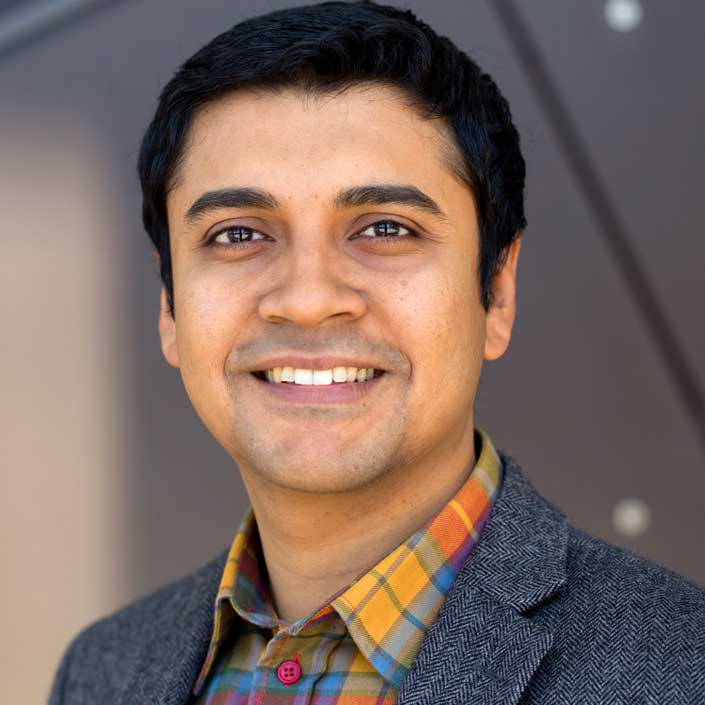
#> input picture data/mosharaf.jpg, 705 x 705 px
$ jupyter execute --allow-errors merging.ipynb
#> lines starting #> are read from the running program, lines starting #| are printed output that depends on the picture
[cell 1]
import os
if "notebooks" == os.path.abspath('.')[-9:]: os.chdir("..")

import src.merge_utils.merge_fb as fmerge
import torch
from matplotlib import pyplot as plt
import pandas as pd

import numpy as np
import  random
random.seed = 42

import torch

from pathlib import Path
# import plotly.graph_objects as go
import plotly.express as px
import matplotlib.pyplot as plt
from sklearn.metrics import confusion_matrix

import cv2

# Preliminary: show how our compression works on image data

Using image data, the original source of our merging strategy, show how we can use this technique on 2d images.  We then will show how this can be ported over to the 3d domain

[cell 2]
square_shape = 4
#> (the rest of this cell did not finish here and is left out)

#> (a cell that did not finish here is left out)

#> (a cell that did not finish here is left out)

[cell 5]
plt.subplot(131)
#> (the rest of this cell did not finish here and is left out)

# On real images

[cell 6]
downsample_to = 15
num_merged = 100

img = cv2.imread("data/mosharaf.jpg")
#> img is the input picture: shape (705, 705, 3); mean B, G, R 97.4, 105.1, 124.7
image_dim = img.shape[0]
#> image_dim = 705

original_rgb = cv2.cvtColor(img, cv2.COLOR_BGR2RGB)
plt.imshow(original_rgb)

[cell 7]
downsampled = cv2.resize(img, (downsample_to, downsample_to))
downsampled_rgb = cv2.cvtColor(downsampled, cv2.COLOR_BGR2RGB)
plt.imshow(downsampled_rgb)
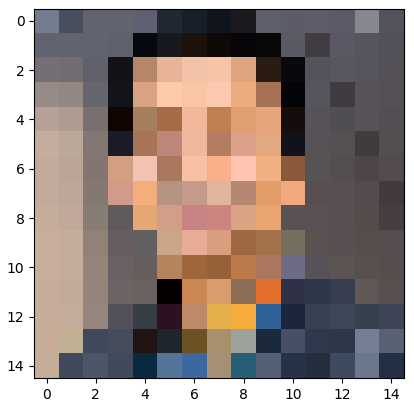
#> figure drawn by matplotlib, 1 panel
